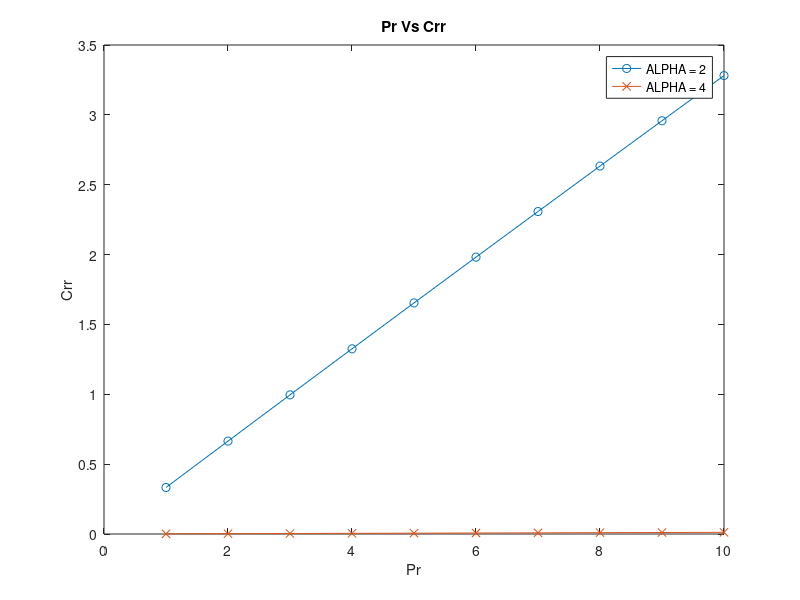

Here is the MATLAB script that generated this plot:
clc
clear all
close all
%% Calculation Power of Nodes %%
ALPHA1 = 2;
ALPHA2 = 4;
W = 100;
No = 1;
Pl = 5;

% rondom (Xl, Yl)
Xl = randi([-10 10],1,1);
Yl = randi([-10 10],1,1);

% rondom (XdL, YdL)
Xdl = randi([-10 10],1,1);
Ydl = randi([-10 10],1,1);

% rondom (Xr, Yr)
Xr = randi([-10 10],1,1);
Yr = randi([-10 10],1,1);

% rondom (Xdr, Ydr)
Xdr = randi([-10 10],1,1);
Ydr = randi([-10 10],1,1);

% calculate dll, drr, dlr, drl
dll = sqrt((Xl-Xdl).^2 + (Yl-Ydl).^2);
drr = sqrt((Xr-Xdr).^2 + (Yr-Ydr).^2);
dlr = sqrt((Xl-Xr).^2 + (Yl-Yr).^2);
drl = sqrt((Xr-Xl).^2 + (Yr-Yl).^2);

% increase power from 1 to lr
Pr = 1:10;

% initialize Crr & Cll
Pr_length = length(Pr);
Crr1 = zeros(1, Pr_length); % for ALPHA1 [ALPHA = 2]
Cll1 = zeros(1, Pr_length); % for ALPHA1 [ALPHA = 2]
Crr2 = zeros(1, Pr_length); % for ALPHA2 [ALPHA = 4]
Cll2 = zeros(1, Pr_length); % for ALPHA2 [ALPHA = 4]

% calculate capacity
for p = Pr
    % for ALPHA1 [ALPHA = 2]
    Cll1(p) = W*log(1+(Pl*dll.^-ALPHA1)/(No+p*drl.^-ALPHA1));
    Crr1(p) = W*log(1+(p*drr.^-ALPHA1)/(No+Pl*dlr.^-ALPHA1));
    % for ALPHA2 [ALPHA = 4]
    Cll2(p) = W*log(1+(Pl*dll.^-ALPHA2)/(No+p*drl.^-ALPHA2));
    Crr2(p) = W*log(1+(p*drr.^-ALPHA2)/(No+Pl*dlr.^-ALPHA2));
end
%% Plotting Power Vs capacity curve %%

% for ALPHA1 [ALPHA = 2]
figure('Name','Pr-Vs-Crr','NumberTitle','off');
plot(Pr, Crr1, '-o', Pr, Crr2, '-x');
legend('ALPHA = 2','ALPHA = 4');
title('Pr Vs Crr');
xlabel('Pr');
ylabel('Crr');
% xlim([0 Pr_length+1])
% ylim([0 max(Crr1)+1])